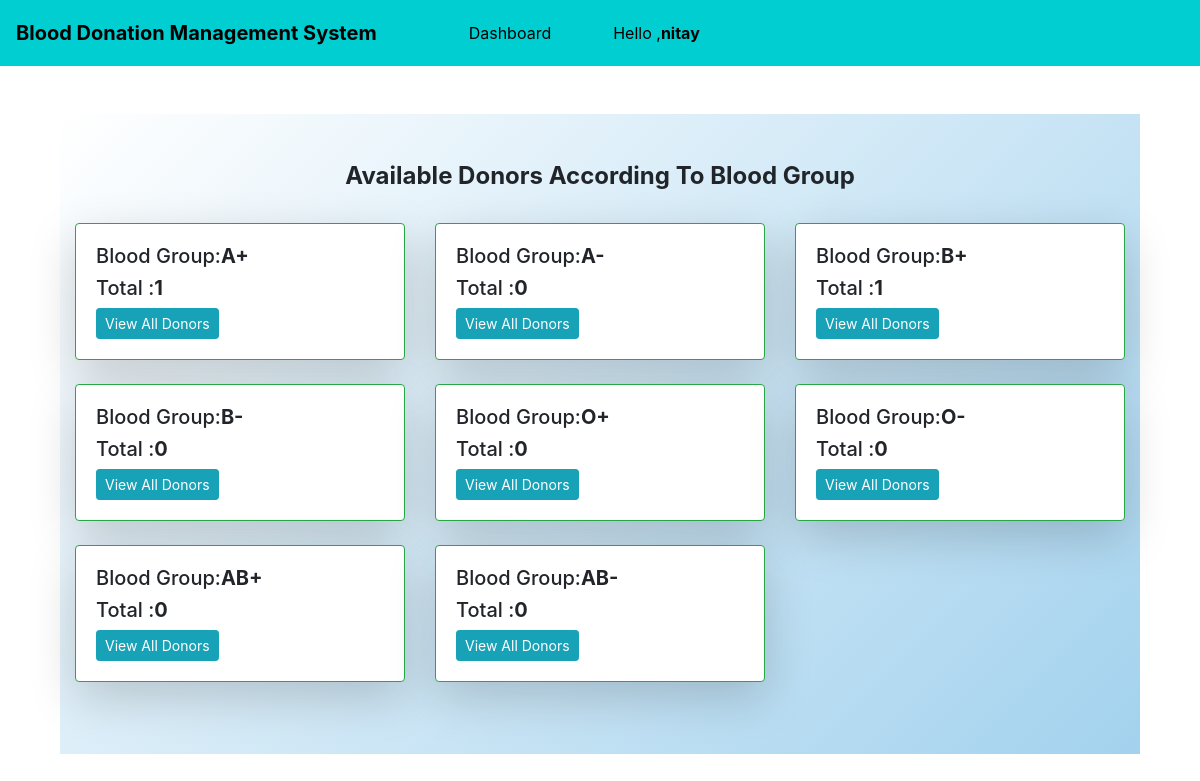
Screenshot of /available_donors/ (signed in) with the database file from the repository.
### mainapp/models.py (models this page shows, shortened)
class BloodGroup(models.Model):
    name = models.CharField(max_length=5)

### Admin/views.py (the view)
# urls.py: path('available_donors/', views.Available_Donors, name='available_donors'),
def Available_Donors(request):
    all_group = BloodGroup.objects.annotate(total=Count('donor'))
    return render(request,'available_donors.html',{'all_group': all_group})

### Admin/templates/available_donors.html (shortened to what this page needs)
{% extends 'base4.html' %}
{% load static %}
{% block content %}
    <div class="container my-4">
      <div class-"row">
        <div class="col-md-12">
        <div class="album py-5" style="background:linear-gradient(135deg, #ffffff, #a3d2ee);">
            <h4 class="text-center"><strong>Available Donors According To Blood Group</strong></h4><br>
            <div class="container">
                <div class="row">
                 {% for i in all_group %}
                 <div class="col-md-4">
                    <div class="card mb-4 shadow-lg border-success">
                    <div class="card-body">
                    <h5 class="card-text">Blood Group:<strong>{{i.name}}</strong></h5>
                    <h5 class="card-text">Total :<strong>{{i.total}}</strong></h5>
                    <div class="d-flex justify-content-between align-items-center">
                    <a href="/donors_list/{{i.id}}/" class="btn btn-sm btn-info">View All Donors</a>
                    </div>
                    </div>
                    </div>
                 </div>
                {% endfor %}
               </div>
            </div>
          </div>
        </div>
      </div>
    </div>
{% endblock %}

### Admin/templates/base4.html (shortened to what this page needs)
<!doctype html>
<html lang="en">
<head>
    <link rel="stylesheet" href="https://cdnjs.cloudflare.com/ajax/libs/font-awesome/5.15.2/css/all.min.css"/>
    <link rel="stylesheet" href="https://stackpath.bootstrapcdn.com/bootstrap/4.5.0/css/bootstrap.min.css"
>
</head>
<body>
    <nav class="navbar navbar-expand-lg navbar-dark sticky-top navbar-shadow">
        <a class="navbar-brand" style="color:black"><strong>Blood Donation Management System</strong> </a>
        {% if request.user.is_superuser %}
        <a class="nav-item nav-link active" href="/admin_view/" style="margin: 5px 0 5px 60px; color:black">Dashboard</a>
        {% else %}
        <a class="nav-item nav-link active" href="/patient_view/" style="margin: 5px 0 5px 60px; color:black ">Dashboard</a>
        {% endif %}
        {% if request.user.is_superuser %}
        <a href="#" class="nav-item nav-link active" style="color:black;margin:2px 0px 2px 30px">Hello ,<strong>Admin</strong></a>
        {% else %}
        <a href="#" class="nav-item nav-link active" style="color:black;margin:2px 0px 2px 30px">Hello ,<strong>{{request.user}}</strong></a>
        {% endif %}
       </nav><br>
       {% block content %}
        {% endblock %}
</body>
</html>

### Admin/templates/base4.html (style rules this page uses)
.navbar { background-color: #00CED1; }
body { background-color:; }

### rows the page displays
BloodGroup: name "A+", total "1"
BloodGroup: name "A-", total "0"
BloodGroup: name "B+", total "1"
BloodGroup: name "B-", total "0"
BloodGroup: name "O+", total "0"
BloodGroup: name "O-", total "0"
BloodGroup: name "AB+", total "0"
BloodGroup: name "AB-", total "0"

### other values shown
{{ request.user }} "nitay"
